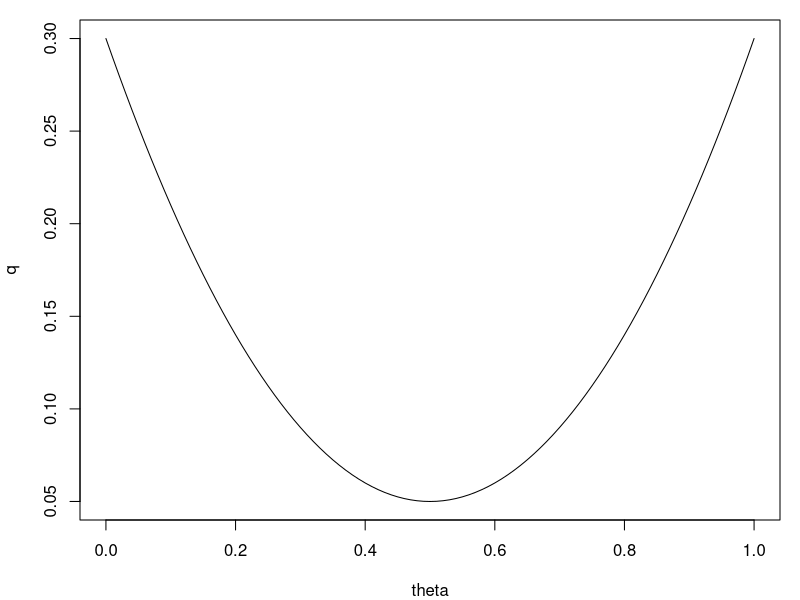
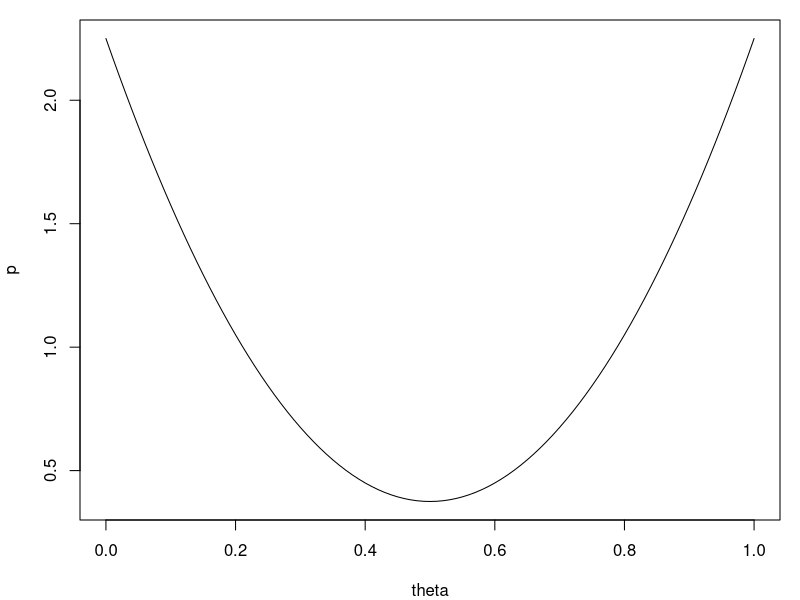
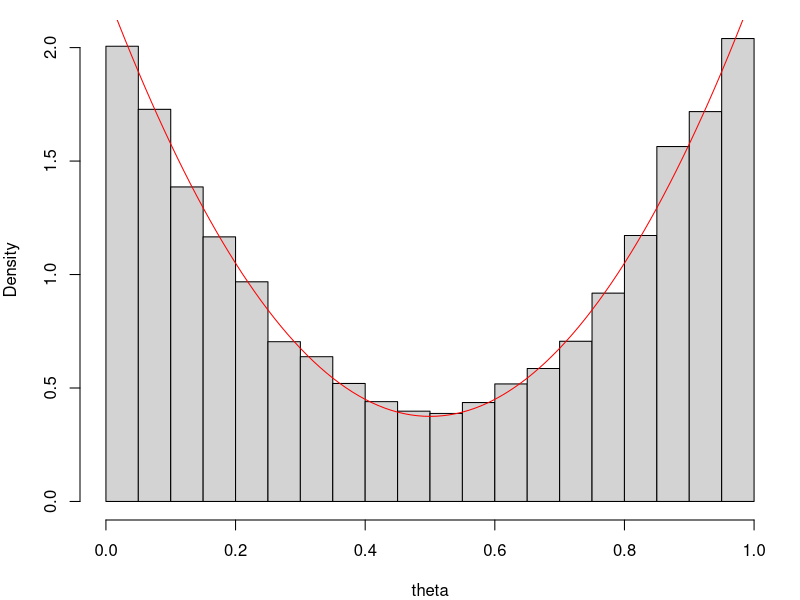
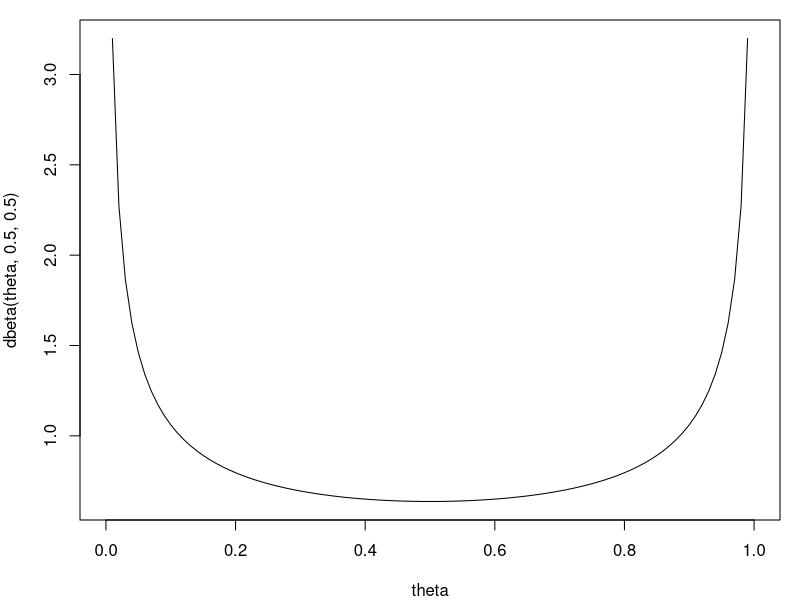
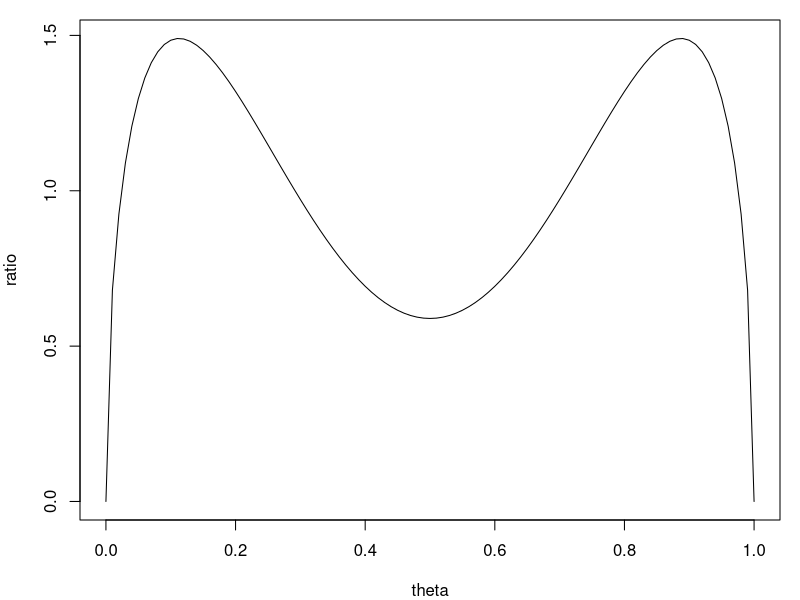
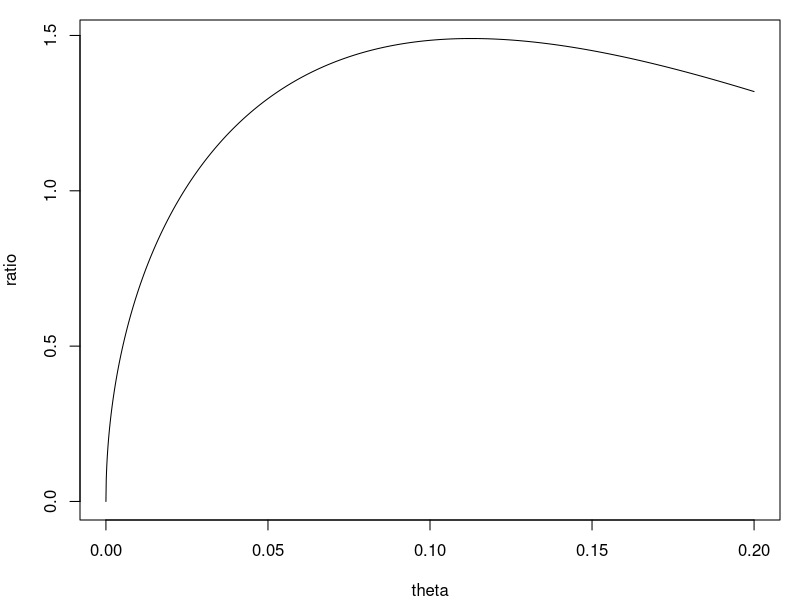
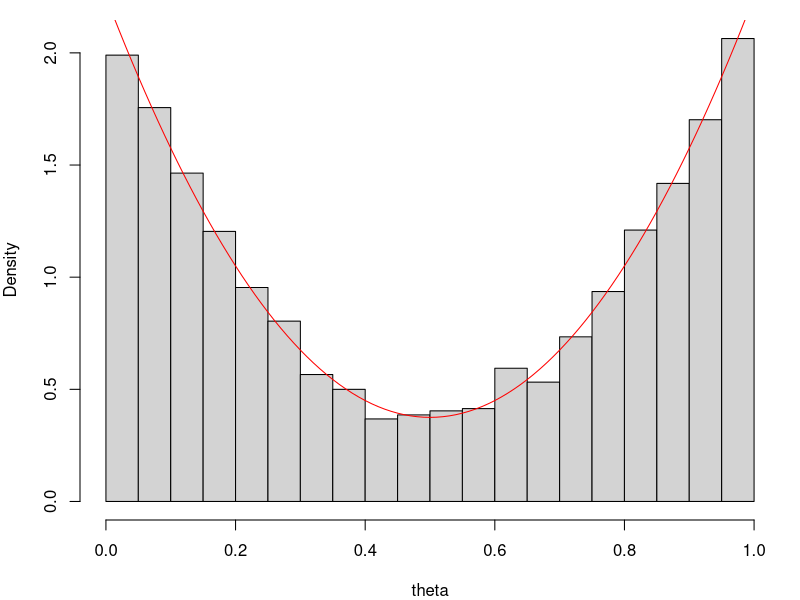
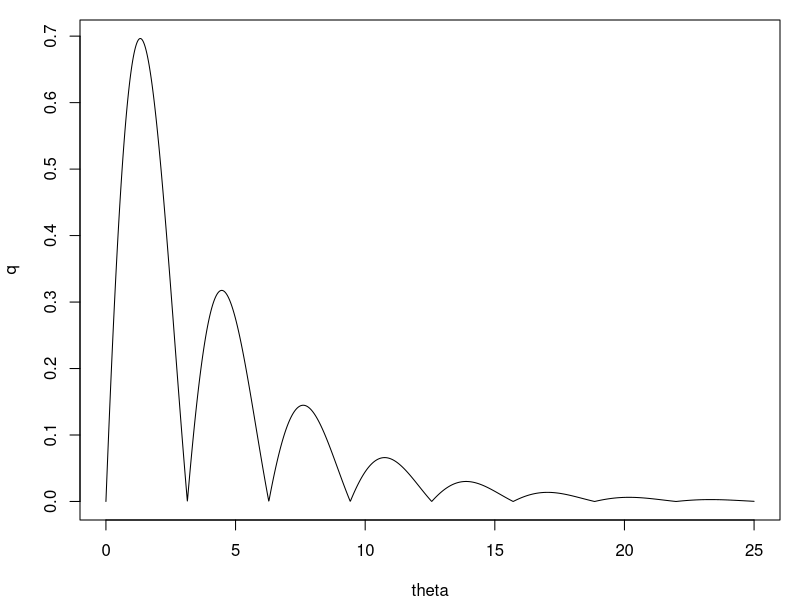

Write R code to recreate these figures, in order.
## ---- chunk 1
rejection_sampling = function(M, p, dg, rg, N) {
    samples = c()
    num_samples = 0
    num_rejected = 0
    while (length(samples) < N) {
        num_samples = num_samples + 1
        # sample a theta from g
        theta = rg()
        # flip a coin
        R = p(theta) / (dg(theta) * M)
        success = rbinom(1, 1, R)
        if (success == 1) {
            samples = append(samples, theta)
        } else {
            num_rejected = num_rejected + 1
        }
    }
    return(list(samples = samples, num_samples = num_samples, num_rejected=num_rejected))
}
## ---- chunk 2
theta = seq(0, 1, 0.01)
q = 0.05 + (theta - 0.5) ^ 2
par(mar = c(4,4,1,1))
plot(x=theta, y=q, type="l")
## ---- chunk 3
theta = seq(0, 1, 0.01)
func_p = function(theta) {
    return((0.05 + (theta - 0.5) ^ 2) * 15 / 2)
}
p = func_p(theta)
par(mar = c(4,4,1,1))
plot(x=theta, y=p,type="l")
## ---- chunk 4
M = 9/4
dg = function(theta) {
    return(1)
}
rg = function() {
    return(rbeta(1, 1, 1))
}

results = rejection_sampling(M, func_p, dg, rg, 10000)
par(mar = c(4,4,1,1))
hist(results$samples, prob=TRUE, xlab="theta", main="")
lines(x=theta, y=p, col="red")
## ---- chunk 5
results$num_rejected / results$num_samples
## ---- chunk 6
(mean(results$samples))
(var(results$samples))
## ---- chunk 7
par(mar = c(4,4,1,1))
plot(x=theta, y=dbeta(theta, 0.5, 0.5), type="l")
## ---- chunk 8
par(mar = c(4,4,1,1))
ratio = func_p(theta) / dbeta(theta, 0.5, 0.5)
plot(x=theta,y=ratio,type="l")
## ---- chunk 9
zoom_theta = seq(0, 0.2, 0.0001)
zoom_ratio = func_p(zoom_theta) / dbeta(zoom_theta, 0.5, 0.5)
par(mar = c(4,4,1,1))
plot(x=zoom_theta,y=zoom_ratio,type="l", xlab="theta", ylab="ratio")
## ---- chunk 10
max(ratio)
## ---- chunk 11
M = 1.5
dg = function(theta) {
    return(dbeta(theta, 0.5, 0.5))
}
rg = function() {
    return(rbeta(1, 0.5, 0.5))
}

results = rejection_sampling(M, func_p, dg, rg, 10000)
## ---- chunk 12
par(mar = c(4,4,1,1))
hist(results$samples, prob=TRUE, xlab="theta", main="")
lines(x=theta, y=p, col="red")
## ---- chunk 13
results$num_rejected / results$num_samples
## ---- chunk 14
(mean(results$samples))
(var(results$samples))
## ---- chunk 15
par(mar = c(4,4,1,1))
func_q = function(theta) {
    abs(sin(theta)) * exp(-theta / 4)
}
theta = seq(0, 25, 0.01)
q = func_q(theta)
plot(x=theta,y=q,type="l")
## ---- chunk 16
M = 4
dg = function(theta) {
    return(dexp(theta, 1/4))
}
rg = function() {
    return(rexp(1, 1/4))
}

results = rejection_sampling(M, func_q, dg, rg, 10000)
## ---- chunk 17
theta = seq(min(results$samples), max(results$samples), 0.01)
q = func_q(theta)
par(mar=c(5, 4, 4, 6) + 0.1)
hist(results$samples, prob=TRUE, xlab="theta", main="", breaks=100)
par(new=TRUE)
plot(x=theta, y=q, type="l", axes=FALSE, col="red")
axis(4, col="red",col.axis="red",las=1)
## ---- chunk 18
results$num_rejected / results$num_samples
## ---- chunk 19
(mean(results$samples))
(var(results$samples))
